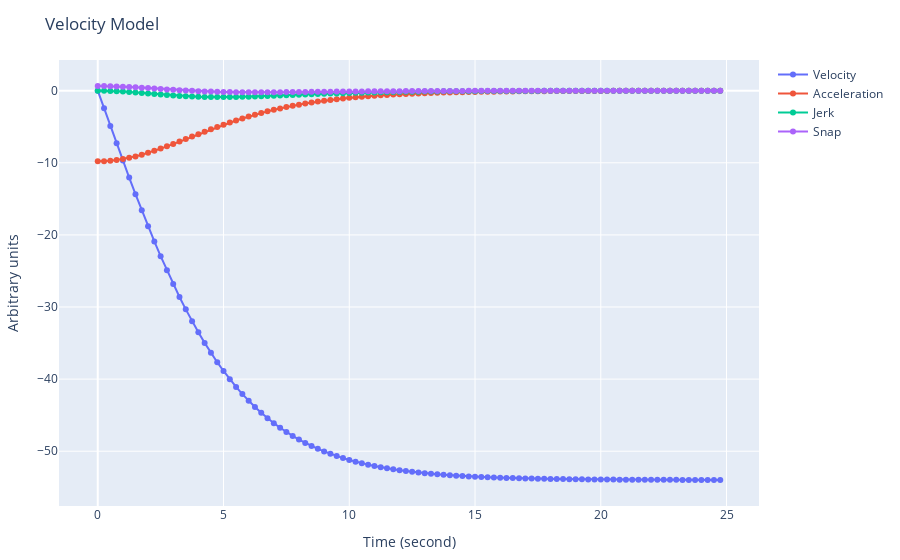

Notebook code for this chart:
### Code cell
plot(
    [
        # Velocity
        scatter(
            mode="markers+lines",
            x=time_axis_sec,
            y=[v_inf * tanh(accel_ms2 * t / v_inf) for t in time_axis_sec],
            name="Velocity"
        ),
        # Acceleration
        scatter(
            mode="markers+lines",
            x=time_axis_sec,
            y=[accel_ms2 * sech(accel_ms2 * t / v_inf)^2 for t in time_axis_sec],
            name="Acceleration"
        ),
        # Jerk
        scatter(
            mode="markers+lines",
            x=time_axis_sec,
            y=[-2 * accel_ms2^2 / v_inf * tanh(accel_ms2 * t / v_inf)^2
               * sech(accel_ms2 * t / v_inf)^2 for t in time_axis_sec],
            name="Jerk"
        ),
        # Snap
        scatter(
            mode="markers+lines",
            x=time_axis_sec,
            y=[2 * accel_ms2^3 / v_inf^2 * (cosh(2 * accel_ms2 * t / v_inf) - 2)
               * sech(accel_ms2 * t / v_inf)^4 for t in time_axis_sec],
            name="Snap"
        ),
    ],
    Layout(
        title="Velocity Model",
        xaxis_title="Time (second)",
        yaxis_title="Arbitrary units",
        legend_title="Legend Title",
    ),
    config=PlotConfig(scrollZoom=true)
)
